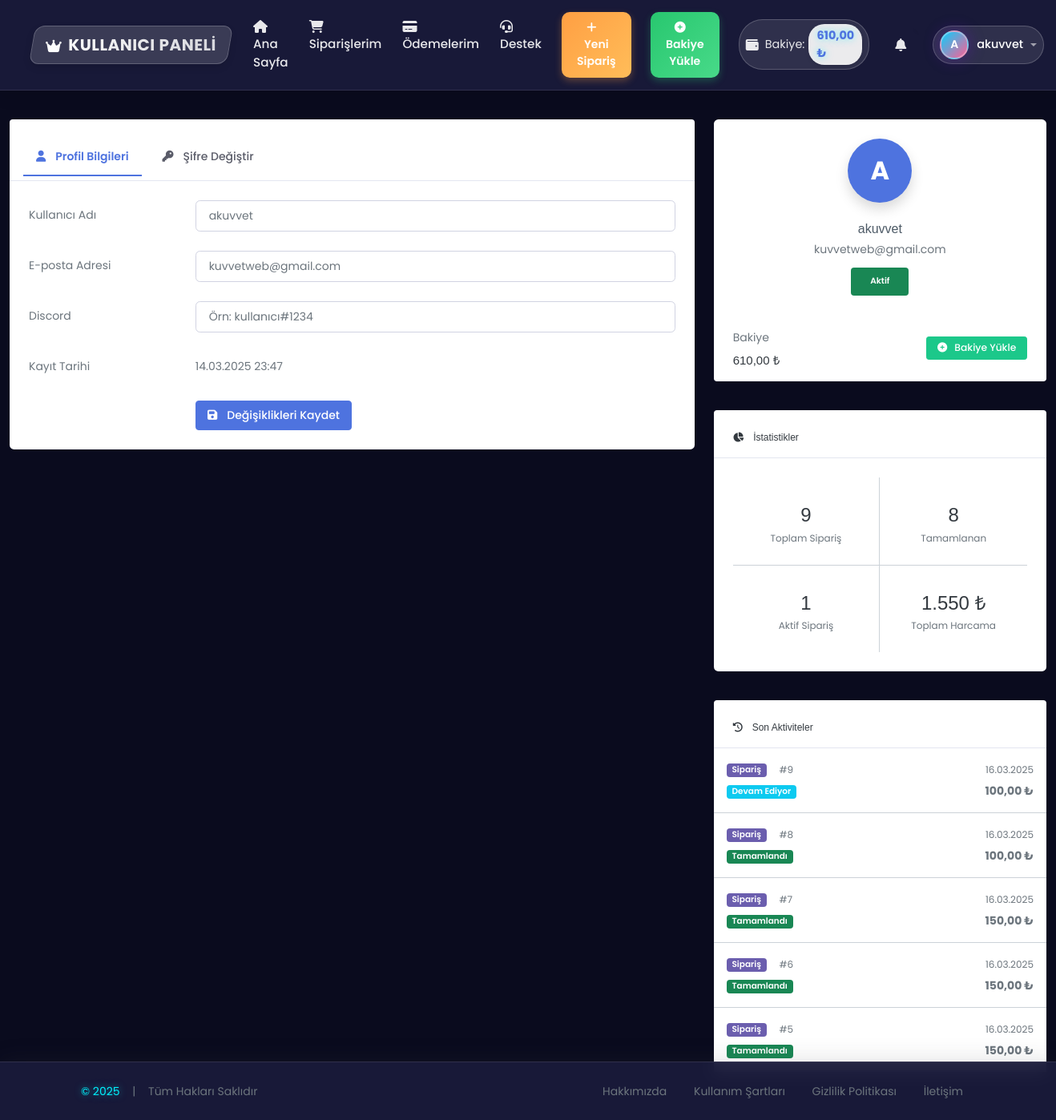
Screenshot of /Elo-Dosyalar/user/profile.php (signed in) with the database file from the repository.
### tables this page shows
CREATE TABLE `users` (
  `id` int NOT NULL,
  `username` varchar(50) NOT NULL,
  `email` varchar(100) NOT NULL,
  `password` varchar(255) NOT NULL,
  `role` enum('admin','booster','user') NOT NULL DEFAULT 'user',
  `balance` decimal(10,2) NOT NULL DEFAULT '0.00',
  `status` enum('active','inactive') NOT NULL DEFAULT 'active',
  `created_at` timestamp NULL DEFAULT CURRENT_TIMESTAMP,
  `updated_at` timestamp NULL DEFAULT CURRENT_TIMESTAMP ON UPDATE CURRENT_TIMESTAMP
);

### Elo-Dosyalar/user/profile.php (the view, shortened to what the rows shown need)
<?php
require_once '../includes/config.php';
try {
    $stmt = $conn->prepare("SELECT * FROM users WHERE id = ?");
    $stmt->execute([$_SESSION['user_id']]);
    $user = $stmt->fetch(PDO::FETCH_ASSOC);
} catch(PDOException $e) {
    $_SESSION['error'] = "Kullanıcı bilgileri getirilirken bir hata oluştu.";
    redirect('index.php');
}
?>
<?php require_once 'includes/header.php'; ?>
<div class="container-fluid py-4">
    <div class="row">
        <div class="col-lg-8 mb-4">
            <div class="card shadow-sm">
                <div class="card-body">
                    <div class="tab-content" id="profileTabsContent">
                        <div class="tab-pane fade show active" id="profile" role="tabpanel" aria-labelledby="profile-tab">
                            <form method="POST" action="">
                                <div class="row mb-3">
                                    <div class="col-sm-9">
                                        <input type="text" class="form-control" id="username" name="username" value="<?php echo htmlspecialchars($user['username']); ?>" required>
                                    </div>
                                </div>
                                <div class="row mb-3">
                                    <div class="col-sm-9">
                                        <input type="email" class="form-control" id="email" name="email" value="<?php echo htmlspecialchars($user['email']); ?>" required>
                                    </div>
                                </div>
                                <div class="row mb-3">
                                    <div class="col-sm-9">
                                        <input type="text" class="form-control-plaintext" id="created_at" value="<?php echo date('d.m.Y H:i', strtotime($user['created_at'])); ?>" readonly>
                                    </div>
                                </div>
                            </form>
                        </div>
                    </div>
                </div>
            </div>
        </div>
        <div class="col-lg-4">
            <div class="card shadow-sm mb-4">
                <div class="card-body text-center">
                    <div class="avatar-circle mb-3">
                        <span class="avatar-text"><?php echo strtoupper(substr($user['username'], 0, 1)); ?></span>
                    </div>
                    <h5 class="card-title"><?php echo htmlspecialchars($user['username']); ?></h5>
                    <p class="text-muted mb-2"><?php echo htmlspecialchars($user['email']); ?></p>
                    <div class="d-flex justify-content-center">
                        <div class="badge bg-<?php echo $user['status'] === 'active' ? 'success' : 'danger'; ?> px-3 py-2">
                        </div>
                    </div>
                </div>
                <div class="card-footer bg-white">
                    <div class="d-flex justify-content-between align-items-center">
                        <div>
                            <span class="text-muted">Bakiye</span>
                            <h5 class="mb-0"><?php echo number_format($user['balance'], 2, ',', '.'); ?> ₺</h5>
                        </div>
                    </div>
                </div>
            </div>
        </div>
    </div>
</div>
<?php require_once 'includes/footer.php'; ?>

### Elo-Dosyalar/user/includes/navbar.php (shortened to what the rows shown need)
<?php
try {
    $stmt = $conn->prepare("SELECT balance FROM users WHERE id = ?");
    $stmt->execute([$_SESSION['user_id']]);
    $user_balance = $stmt->fetchColumn();
} catch(PDOException $e) {
    $user_balance = 0;
}
?>
<header class="navbar navbar-expand-lg navbar-dark navbar-user sticky-top">
    <div class="container-fluid px-3">
        <div class="collapse navbar-collapse" id="navbarNav">
            <ul class="navbar-nav align-items-center">
                <li class="nav-item mx-2">
                    <a class="nav-link balance-container" href="deposit.php">
                        <i class="fas fa-wallet balance-icon"></i>
                        <span class="balance-text d-none d-md-inline">Bakiye:</span>
                        <span class="balance-amount"><?php echo number_format($user_balance, 2, ',', '.'); ?> ₺</span>
                    </a>
                </li>
            </ul>
        </div>
    </div>
</header>

### rows the page displays
users: balance "610,00", username "akuvvet", email "kuvvetweb@gmail.com", created_at "14.03.2025 23:47", username "A"

### other values shown
substr($_SESSION['username'], 0, 1) "A"
$_SESSION['username'] "akuvvet"
$stats['total_orders'] "9"
$stats['completed_orders'] "8"
$stats['active_orders'] "1"
$stats['total_spent'] "1.550"
$activity['id'] "9"
date('d.m.Y', strtotime($activity['created_at'])) "16.03.2025"
getOrderStatusText($activity['status']) "Devam Ediyor"
$activity['amount'] "100,00"
$activity['id'] "8"
getOrderStatusText($activity['status']) "Tamamlandı"
$activity['id'] "7"
$activity['amount'] "150,00"
$activity['id'] "6"
